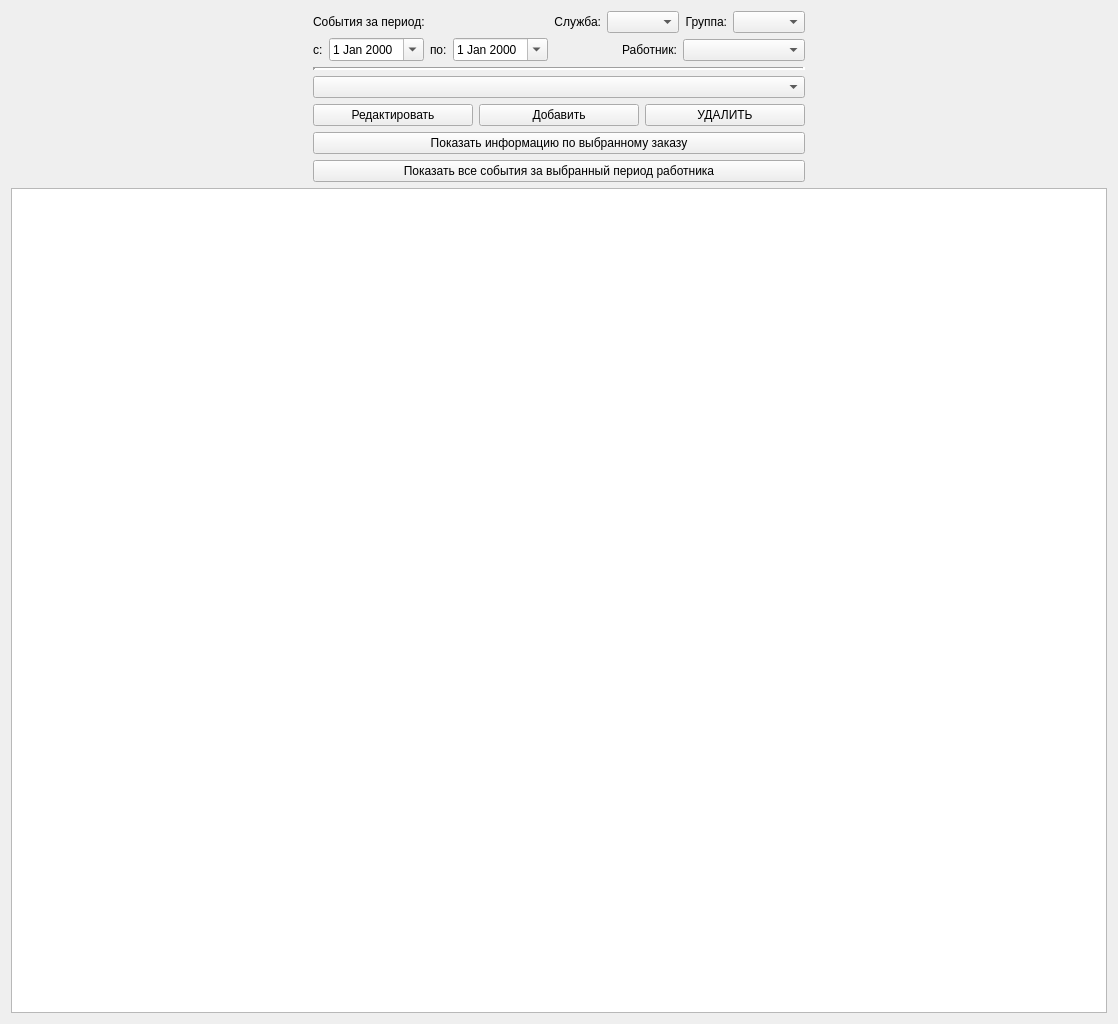
<?xml version="1.0" encoding="UTF-8"?>
<ui version="4.0">
 <class>WorkEventReportWidget</class>
 <widget class="QWidget" name="WorkEventReportWidget">
  <property name="geometry">
   <rect>
    <x>0</x>
    <y>0</y>
    <width>1118</width>
    <height>1024</height>
   </rect>
  </property>
  <property name="windowTitle">
   <string>Form</string>
  </property>
  <layout class="QVBoxLayout" name="verticalLayout_5">
   <item>
    <layout class="QVBoxLayout" name="verticalLayout_4">
     <item>
      <layout class="QHBoxLayout" name="horizontalLayout_6">
       <item>
        <spacer name="horizontalSpacer_3">
         <property name="orientation">
          <enum>Qt::Orientation::Horizontal</enum>
         </property>
         <property name="sizeHint" stdset="0">
          <size>
           <width>48</width>
           <height>20</height>
          </size>
         </property>
        </spacer>
       </item>
       <item>
        <layout class="QVBoxLayout" name="verticalLayout_3">
         <item>
          <layout class="QHBoxLayout" name="horizontalLayout_5">
           <item>
            <layout class="QVBoxLayout" name="verticalLayout_2">
             <item>
              <widget class="QLabel" name="label_period_name">
               <property name="text">
                <string>События за период:</string>
               </property>
              </widget>
             </item>
             <item>
              <layout class="QHBoxLayout" name="horizontalLayout">
               <item>
                <widget class="QLabel" name="label_prefix_of_start_period">
                 <property name="text">
                  <string>с:</string>
                 </property>
                </widget>
               </item>
               <item>
                <widget class="QDateEdit" name="dateEdit_start_period">
                 <property name="calendarPopup">
                  <bool>true</bool>
                 </property>
                </widget>
               </item>
               <item>
                <widget class="QLabel" name="label_prefix_of_end_period">
                 <property name="text">
                  <string>по:</string>
                 </property>
                </widget>
               </item>
               <item>
                <widget class="QDateEdit" name="dateEdit_end_period">
                 <property name="keyboardTracking">
                  <bool>true</bool>
                 </property>
                 <property name="showGroupSeparator" stdset="0">
                  <bool>false</bool>
                 </property>
                 <property name="calendarPopup">
                  <bool>true</bool>
                 </property>
                </widget>
               </item>
              </layout>
             </item>
            </layout>
           </item>
           <item>
            <layout class="QVBoxLayout" name="verticalLayout">
             <item>
              <layout class="QHBoxLayout" name="horizontalLayout_3">
               <item>
                <widget class="QLabel" name="label_division_name">
                 <property name="text">
                  <string>Служба:</string>
                 </property>
                 <property name="alignment">
                  <set>Qt::AlignmentFlag::AlignRight|Qt::AlignmentFlag::AlignTrailing|Qt::AlignmentFlag::AlignVCenter</set>
                 </property>
                </widget>
               </item>
               <item>
                <widget class="QComboBox" name="comboBox_division_list"/>
               </item>
               <item>
                <widget class="QLabel" name="label_department_name">
                 <property name="text">
                  <string>Группа:</string>
                 </property>
                 <property name="alignment">
                  <set>Qt::AlignmentFlag::AlignRight|Qt::AlignmentFlag::AlignTrailing|Qt::AlignmentFlag::AlignVCenter</set>
                 </property>
                </widget>
               </item>
               <item>
                <widget class="QComboBox" name="comboBox_department_list"/>
               </item>
              </layout>
             </item>
             <item>
              <layout class="QHBoxLayout" name="horizontalLayout_4">
               <item>
                <widget class="QLabel" name="label_staff_list">
                 <property name="layoutDirection">
                  <enum>Qt::LayoutDirection::LeftToRight</enum>
                 </property>
                 <property name="text">
                  <string>Работник:</string>
                 </property>
                 <property name="alignment">
                  <set>Qt::AlignmentFlag::AlignRight|Qt::AlignmentFlag::AlignTrailing|Qt::AlignmentFlag::AlignVCenter</set>
                 </property>
                </widget>
               </item>
               <item>
                <widget class="QComboBox" name="comboBox_staff_list"/>
               </item>
              </layout>
             </item>
            </layout>
           </item>
          </layout>
         </item>
         <item>
          <widget class="Line" name="line">
           <property name="lineWidth">
            <number>3</number>
           </property>
           <property name="orientation">
            <enum>Qt::Orientation::Horizontal</enum>
           </property>
          </widget>
         </item>
         <item>
          <widget class="QComboBox" name="comboBox_work_event_list"/>
         </item>
         <item>
          <layout class="QHBoxLayout" name="horizontalLayout_2">
           <item>
            <widget class="QPushButton" name="pushButton_edit_event">
             <property name="text">
              <string>Редактировать</string>
             </property>
            </widget>
           </item>
           <item>
            <widget class="QPushButton" name="pushButton_add_event">
             <property name="text">
              <string>Добавить</string>
             </property>
            </widget>
           </item>
           <item>
            <widget class="QPushButton" name="pushButton_delete_event">
             <property name="text">
              <string>УДАЛИТЬ</string>
             </property>
            </widget>
           </item>
          </layout>
         </item>
         <item>
          <widget class="QPushButton" name="pushButton_show_event_details">
           <property name="text">
            <string>Показать информацию по выбранному заказу</string>
           </property>
          </widget>
         </item>
         <item>
          <widget class="QPushButton" name="pushButton_show_all_events">
           <property name="text">
            <string>Показать все события за выбранный период работника</string>
           </property>
          </widget>
         </item>
        </layout>
       </item>
       <item>
        <spacer name="horizontalSpacer_2">
         <property name="orientation">
          <enum>Qt::Orientation::Horizontal</enum>
         </property>
         <property name="sizeHint" stdset="0">
          <size>
           <width>40</width>
           <height>20</height>
          </size>
         </property>
        </spacer>
       </item>
      </layout>
     </item>
     <item>
      <widget class="QTableWidget" name="tableWidget_work_event_data_table"/>
     </item>
    </layout>
   </item>
  </layout>
 </widget>
 <resources/>
 <connections/>
</ui>
